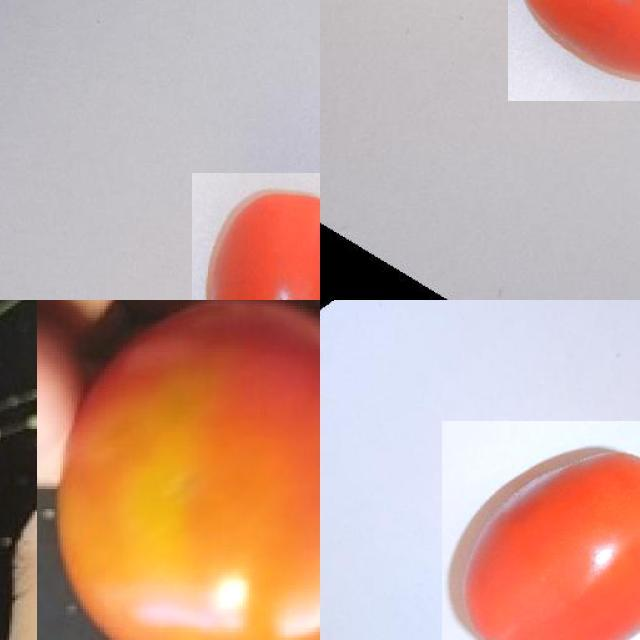
#> input picture TomatoDetection/test/images/043_jpg.rf.69fe2cb39fbb03652c8dfedffa27e304.jpg, 640 x 640 px, found by its file name; its folder holds only this picture in this run
$ jupyter execute --allow-errors kmeans.ipynb
#> lines starting #> are read from the running program, lines starting #| are printed output that depends on the picture
[cell 1]
#import libariries
import os
import cv2
import numpy as np
from sklearn.cluster import KMeans
from sklearn.preprocessing import StandardScaler
from sklearn.metrics import accuracy_score
from sklearn.metrics import silhouette_score
from sklearn.mixture import GaussianMixture
from sklearn.metrics import confusion_matrix, roc_curve, auc
import matplotlib.pyplot as plt
from sklearn.decomposition import PCA
import random

Start reading images

[cell 2]
def ReadImages (machineproject_path, str):
    # Construct the paths to the images folder
    images_folder = os.path.join(machineproject_path, str, "images")

    # Initialize list for images
    image_list = []

    # Iterate through image files
    for image_file in os.listdir(images_folder):
        image_file_path = os.path.join(images_folder, image_file)

        # Append the image filename to the image list
        image_list.append(image_file_path)

    return image_list

Extract Features Using Sift Algorithm

[cell 3]
def extract_sift_features(images):
    sift = cv2.SIFT_create()
    features = []

    for image_file_path in images:
        try:
            img = cv2.imread(image_file_path, cv2.IMREAD_GRAYSCALE)
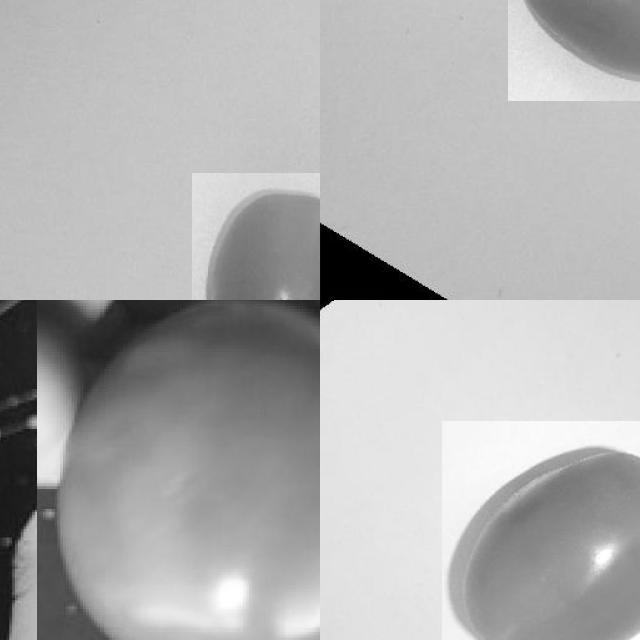
#> img: shape (640, 640); min 0, max 255, mean 176

            # Check if the image is loaded successfully
            if img is None:
                print(f"Error loading image: {image_file_path}")
                features.append(np.array([]))
                continue

            # Check if the image is not empty
            if img.size == 0:
                print(f"Empty image: {image_file_path}")
                features.append(np.array([]))
                continue

            keypoints, descriptors = sift.detectAndCompute(img, None)
#> keypoints = 85 keypoints; strongest (x, y, size): (353, 272, 44.5), (443, 298, 2.3), (437, 297, 5.1), (49, 468, 20.7)

            # Check if keypoints and descriptors are obtained
            if descriptors is not None and descriptors.shape[0] > 0:
                # Pad or truncate descriptors to a fixed size (128)
                descriptor_size = 128
                if descriptors.shape[0] < descriptor_size:
                    descriptors = np.pad(descriptors, ((0, descriptor_size - descriptors.shape[0]), (0, 0)))
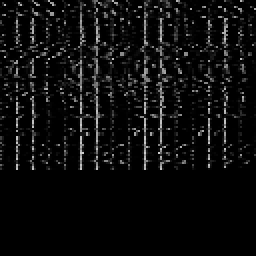
#> descriptors: shape (128, 128) float32 (shown 2 times larger); min 0, max 204, mean 13.2
                elif descriptors.shape[0] > descriptor_size:
                    descriptors = descriptors[:descriptor_size, :]
                features.append(descriptors.flatten())
            else:
                print(f"No keypoints or descriptors found for image: {image_file_path}")
                features.append(np.zeros(128))  # Use a placeholder value for empty cases

        except Exception as e:
            print(f"Error processing image: {image_file_path}, Exception: {str(e)}")
            features.append(np.zeros(128))  # Use a placeholder value for exceptions

    return np.array(features)

Start removing empty features

[cell 4]
#check if size of features > 0 , then it will be non empty img
def remove_empty(features):
    non_empty_indices = [i for i, f in enumerate(features) if f.size > 0]
#> non_empty_indices = [0]
    return features[non_empty_indices]

[cell 5]
machineproject_path = 'E:\\.college\\ML_Project\\TomatoDetection'

[cell 6]
xtrain = ReadImages(machineproject_path, 'trainKmeans')
xtrain_features = extract_sift_features(xtrain)
xtrain_features = remove_empty(xtrain_features)

Start standraization

[cell 7]
# Standardize Features
scaler = StandardScaler()
X_train_scaled = scaler.fit_transform(xtrain_features)

Start removing outliers

[cell 8]
def iqr_outlier_removal(data, k=1.5):
#> called with data = array of shape (1, 16384), k = 1.5
    q1 = np.percentile(data, 25)
#> q1 = 0
    q3 = np.percentile(data, 75)
#> q3 = 0
    iqr = q3 - q1
#> iqr = 0
    lower_bound = q1 - k * iqr
#> lower_bound = 0
    upper_bound = q3 + k * iqr
#> upper_bound = 0
    return (data >= lower_bound) & (data <= upper_bound)

# Perform IQR outlier removal
iqr_mask = iqr_outlier_removal(X_train_scaled)

# Apply the mask to remove outliers
X_train_no_outliers_iqr = X_train_scaled[iqr_mask]
#> X_train_no_outliers_iqr = 16384 values from 0 to 0

$ run again, on TomatoDetection/test/images/0_jpg.rf.eb4304abe5cfb01e8af411dba89f8ad1.jpg
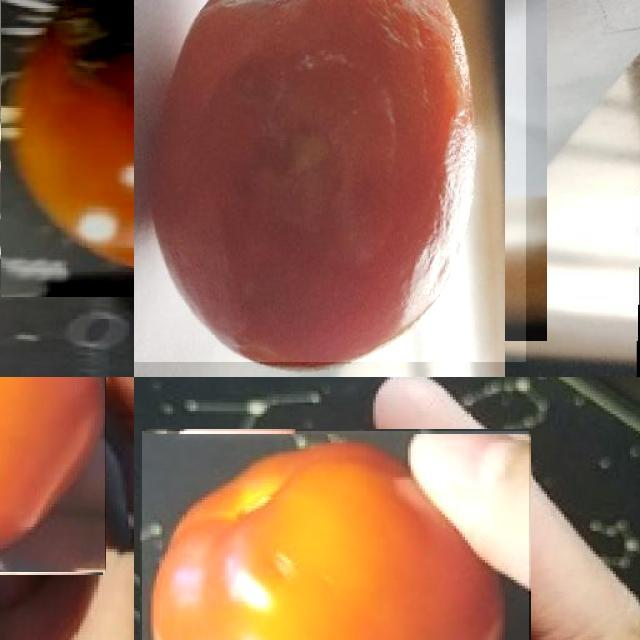
#> input picture TomatoDetection/test/images/0_jpg.rf.eb4304abe5cfb01e8af411dba89f8ad1.jpg, 640 x 640 px, found by its file name
#> in extract_sift_features, `img = cv2.imread(image_file_path, cv2.IMREAD_GRAYSCALE)`:
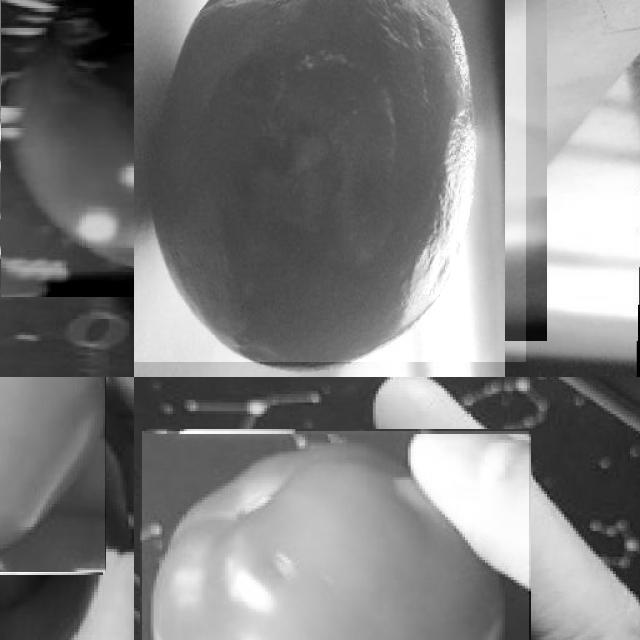
#> img: shape (640, 640); min 0, max 255, mean 127.7
#> keypoints = 342 keypoints; strongest (x, y, size): (173, 331, 59.2), (257, 408, 9.9), (489, 498, 75.2), (455, 387, 16.7)
#> in extract_sift_features, `descriptors = descriptors[:descriptor_size, :]`:
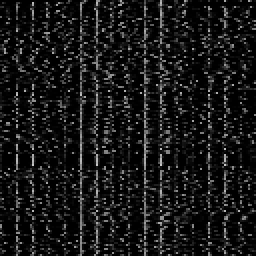
#> descriptors: shape (128, 128) float32 (shown 2 times larger); min 0, max 199, mean 23.1
#> non_empty_indices = [0]
#> q1 = 0
#> X_train_no_outliers_iqr = 16384 values from 0 to 0

$ run again, on TomatoDetection/test/images/1077_jpg.rf.1a1a72307d2ec26b36d847d2d9c904a0.jpg
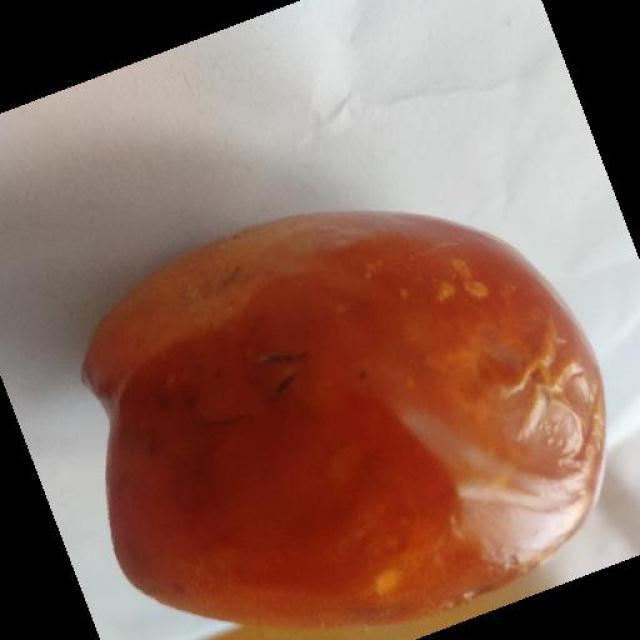
#> input picture TomatoDetection/test/images/1077_jpg.rf.1a1a72307d2ec26b36d847d2d9c904a0.jpg, 640 x 640 px, found by its file name
#> in extract_sift_features, `img = cv2.imread(image_file_path, cv2.IMREAD_GRAYSCALE)`:
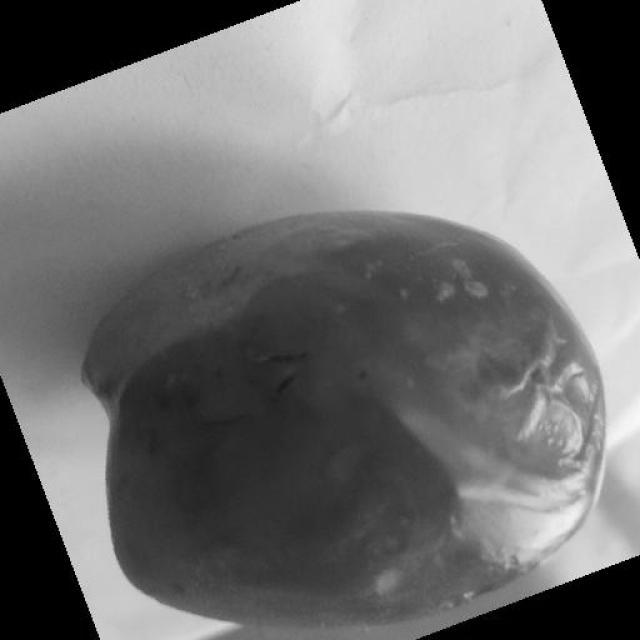
#> img: shape (640, 640); min 0, max 254, mean 114.1
#> keypoints = 156 keypoints; strongest (x, y, size): (604, 162, 2), (268, 11, 1.9), (611, 187, 2), (561, 47, 3.3)
#> in extract_sift_features, `descriptors = descriptors[:descriptor_size, :]`:
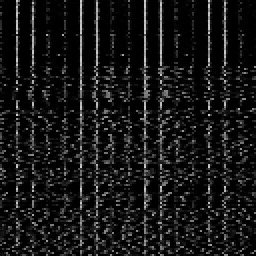
#> descriptors: shape (128, 128) float32 (shown 2 times larger); min 0, max 207, mean 22.2
#> non_empty_indices = [0]
#> q1 = 0
#> X_train_no_outliers_iqr = 16384 values from 0 to 0

$ run again, on TomatoDetection/test/images/0974_jpg.rf.f865ebc743aa21e95f616dd5648a35a3.jpg
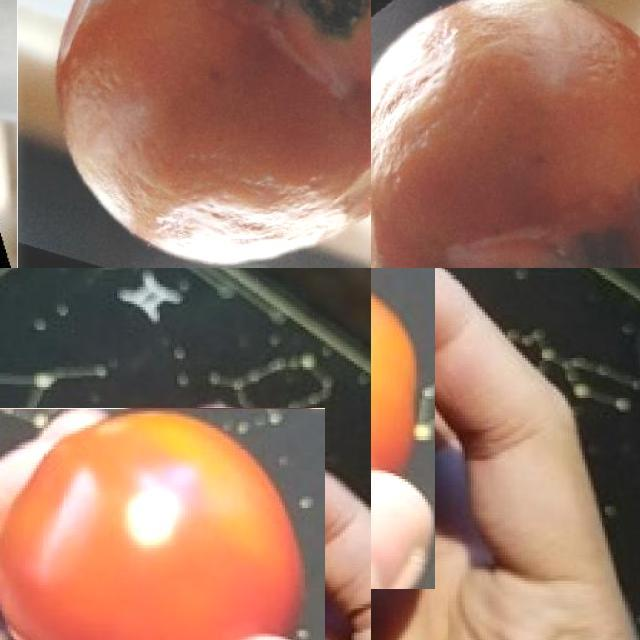
#> input picture TomatoDetection/test/images/0974_jpg.rf.f865ebc743aa21e95f616dd5648a35a3.jpg, 640 x 640 px, found by its file name
#> in extract_sift_features, `img = cv2.imread(image_file_path, cv2.IMREAD_GRAYSCALE)`:
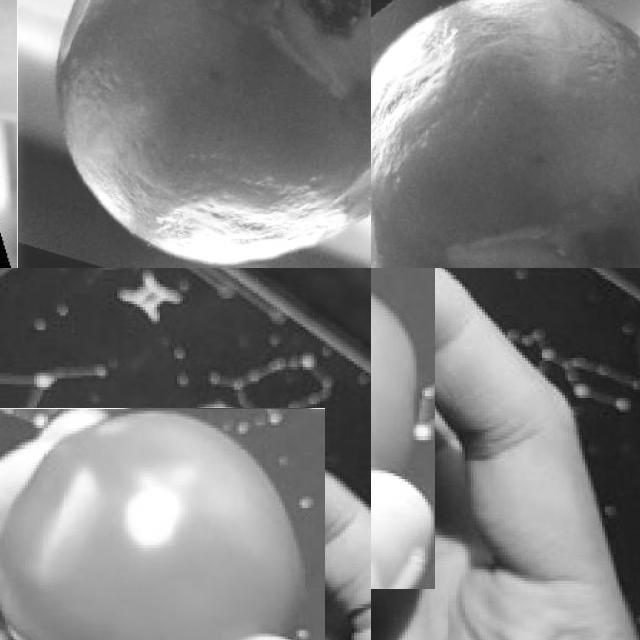
#> img: shape (640, 640); min 0, max 255, mean 127.7
#> keypoints = 441 keypoints; strongest (x, y, size): (44, 381, 10), (423, 432, 10.1), (397, 505, 40.8), (407, 72, 54.9)
#> in extract_sift_features, `descriptors = descriptors[:descriptor_size, :]`:
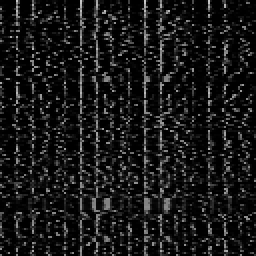
#> descriptors: shape (128, 128) float32 (shown 2 times larger); min 0, max 199, mean 23.8
#> non_empty_indices = [0]
#> q1 = 0
#> X_train_no_outliers_iqr = 16384 values from 0 to 0
